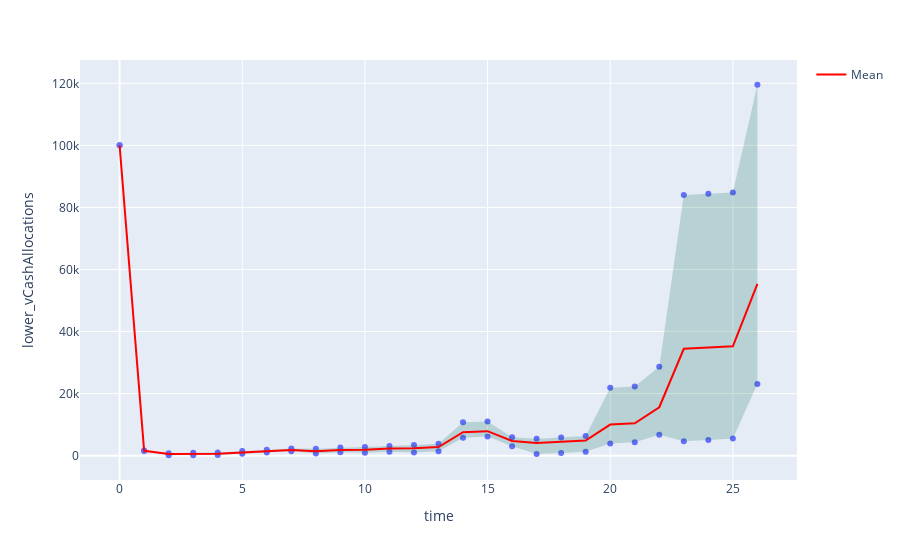

The notebook cell saved with this chart:
### Code cell
analyzer.plot_ci(name='vCashAllocations', time_col='time', scenario_col='scenario',filter=None, col_names=['scenario', 'time'], confidence=.95, inline_plot=True)

### Figure 1 — Plotly figure (JSON) as saved in the notebook; plotly's stock layout.template omitted (floating-point values rounded to 4 significant figures)
{"data": [{"hovertemplate": "time=%{x}<br>lower_vCashAllocations=%{y}<extra></extra>", "legendgroup": "", "marker": {"color": "#636efa", "symbol": "circle"}, "mode": "markers", "name": "", "orientation": "v", "showlegend": false, "type": "scatter", "x": [0, 1, 2, 3, 4, 5, 6, 7, 8, 9, 10, 11, 12, 13, 14, 15, 16, 17, 18, 19, 20, 21, 22, 23, 24, 25, 26], "xaxis": "x", "y": [100000, 1515.0, 126.7, 129.2, 169.9, 585.6, 986.7, 1409.0, 667.4, 1064.0, 969.6, 1279.0, 1029.0, 1443.0, 5806.0, 6141.0, 3055.0, 545.2, 890.4, 1252.0, 3951.0, 4323.0, 6718.0, 4667.0, 5024.0, 5513.0, 23100.0], "yaxis": "y"}, {"hovertemplate": "time=%{x}<br>upper_vCashAllocations=%{y}<extra></extra>", "legendgroup": "", "marker": {"color": "#636efa", "symbol": "circle"}, "mode": "markers", "name": "", "orientation": "v", "showlegend": false, "type": "scatter", "x": [0, 1, 2, 3, 4, 5, 6, 7, 8, 9, 10, 11, 12, 13, 14, 15, 16, 17, 18, 19, 20, 21, 22, 23, 24, 25, 26], "xaxis": "x", "y": [100000, 1644.0, 810.5, 941.8, 1040.0, 1464.0, 1887.0, 2324.0, 2211.0, 2616.0, 2774.0, 3145.0, 3423.0, 3799.0, 10740.0, 11030.0, 5920.0, 5457.0, 5861.0, 6340.0, 21910.0, 22310.0, 28690.0, 83980.0, 84380.0, 84790.0, 119500.0], "yaxis": "y"}, {"fill": "toself", "fillcolor": "rgba(0,100,80,0.2)", "line": {"color": "rgba(255,255,255,0)"}, "showlegend": false, "type": "scatter", "x": [0, 1, 2, 3, 4, 5, 6, 7, 8, 9, 10, 11, 12, 13, 14, 15, 16, 17, 18, 19, 20, 21, 22, 23, 24, 25, 26, 26, 25, 24, 23, 22, 21, 20, 19, 18, 17, 16, 15, 14, 13, 12, 11, 10, 9, 8, 7, 6, 5, 4, 3, 2, 1, 0], "y": [100000, 1515.0, 126.7, 129.2, 169.9, 585.6, 986.7, 1409.0, 667.4, 1064.0, 969.6, 1279.0, 1029.0, 1443.0, 5806.0, 6141.0, 3055.0, 545.2, 890.4, 1252.0, 3951.0, 4323.0, 6718.0, 4667.0, 5024.0, 5513.0, 23100.0, 119500.0, 84790.0, 84380.0, 83980.0, 28690.0, 22310.0, 21910.0, 6340.0, 5861.0, 5457.0, 5920.0, 11030.0, 10740.0, 3799.0, 3423.0, 3145.0, 2774.0, 2616.0, 2211.0, 2324.0, 1887.0, 1464.0, 1040.0, 941.8, 810.5, 1644.0, 100000]}, {"line": {"color": "red", "width": 2}, "mode": "lines", "name": "Mean", "type": "scatter", "x": [0, 1, 2, 3, 4, 5, 6, 7, 8, 9, 10, 11, 12, 13, 14, 15, 16, 17, 18, 19, 20, 21, 22, 23, 24, 25, 26], "y": [100000, 1572.0, 513.2, 576.0, 637.8, 1045.0, 1449.0, 1857.0, 1448.0, 1854.0, 1902.0, 2308.0, 2353.0, 2763.0, 7556.0, 7881.0, 4747.0, 4052.0, 4458.0, 4863.0, 10010.0, 10420.0, 15590.0, 34420.0, 34830.0, 35240.0, 55350.0]}], "layout": {"legend": {"tracegroupgap": 0}, "margin": {"t": 60}, "xaxis": {"anchor": "y", "domain": [0, 1], "title": {"text": "time"}}, "yaxis": {"anchor": "x", "domain": [0, 1], "title": {"text": "lower_vCashAllocations"}}}}
